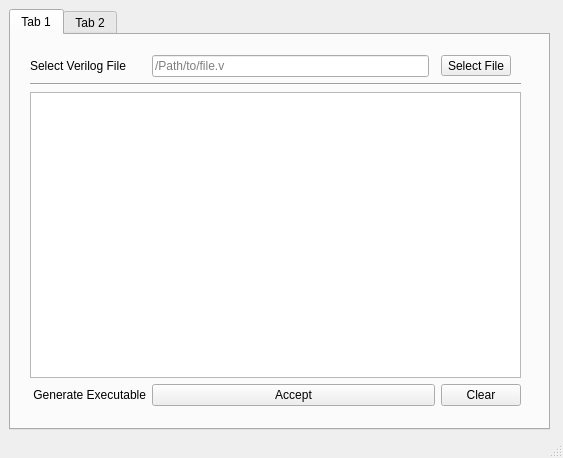
<?xml version="1.0" encoding="UTF-8"?>
<ui version="4.0">
 <class>MainWindow</class>
 <widget class="QMainWindow" name="MainWindow">
  <property name="geometry">
   <rect>
    <x>0</x>
    <y>0</y>
    <width>563</width>
    <height>458</height>
   </rect>
  </property>
  <property name="windowTitle">
   <string>MainWindow</string>
  </property>
  <widget class="QWidget" name="centralwidget">
   <widget class="QWidget" name="gridLayoutWidget">
    <property name="geometry">
     <rect>
      <x>9</x>
      <y>9</y>
      <width>541</width>
      <height>421</height>
     </rect>
    </property>
    <layout class="QGridLayout" name="gridLayout">
     <item row="0" column="0" colspan="2">
      <widget class="QTabWidget" name="tabWidget">
       <property name="currentIndex">
        <number>0</number>
       </property>
       <widget class="QWidget" name="tab">
        <attribute name="title">
         <string>Tab 1</string>
        </attribute>
        <widget class="QWidget" name="gridLayoutWidget_2">
         <property name="geometry">
          <rect>
           <x>19</x>
           <y>20</y>
           <width>491</width>
           <height>351</height>
          </rect>
         </property>
         <layout class="QGridLayout" name="gridLayout_2">
          <item row="2" column="0">
           <widget class="QLabel" name="label_2">
            <property name="text">
             <string>Select Verilog File</string>
            </property>
           </widget>
          </item>
          <item row="5" column="0">
           <widget class="QLabel" name="label_3">
            <property name="text">
             <string> Generate Executable</string>
            </property>
           </widget>
          </item>
          <item row="2" column="3">
           <widget class="QToolButton" name="FilePicker_V">
            <property name="text">
             <string>Select File</string>
            </property>
           </widget>
          </item>
          <item row="2" column="1">
           <widget class="QLineEdit" name="Path_V">
            <property name="text">
             <string/>
            </property>
            <property name="placeholderText">
             <string>/Path/to/file.v</string>
            </property>
           </widget>
          </item>
          <item row="3" column="0" colspan="4">
           <widget class="Line" name="line">
            <property name="orientation">
             <enum>Qt::Horizontal</enum>
            </property>
           </widget>
          </item>
          <item row="4" column="0" colspan="4">
           <widget class="QPlainTextEdit" name="Output">
            <property name="enabled">
             <bool>true</bool>
            </property>
            <property name="readOnly">
             <bool>true</bool>
            </property>
           </widget>
          </item>
          <item row="5" column="3">
           <widget class="QPushButton" name="Clear_B">
            <property name="text">
             <string>Clear</string>
            </property>
           </widget>
          </item>
          <item row="5" column="1" colspan="2">
           <widget class="QPushButton" name="Accept_B">
            <property name="text">
             <string>Accept</string>
            </property>
           </widget>
          </item>
         </layout>
        </widget>
       </widget>
       <widget class="QWidget" name="tab_2">
        <attribute name="title">
         <string>Tab 2</string>
        </attribute>
       </widget>
      </widget>
     </item>
    </layout>
   </widget>
  </widget>
  <widget class="QMenuBar" name="menubar">
   <property name="geometry">
    <rect>
     <x>0</x>
     <y>0</y>
     <width>563</width>
     <height>30</height>
    </rect>
   </property>
  </widget>
  <widget class="QStatusBar" name="statusbar"/>
 </widget>
 <resources/>
 <connections/>
</ui>
